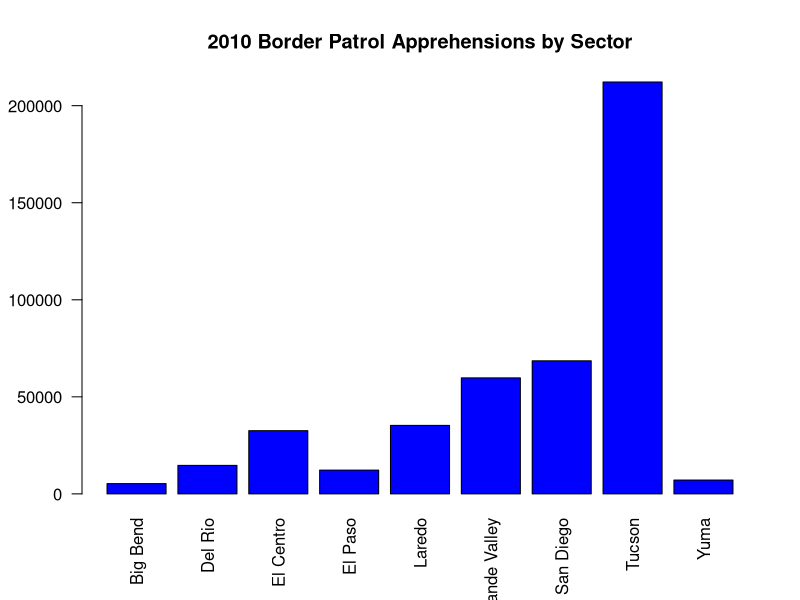
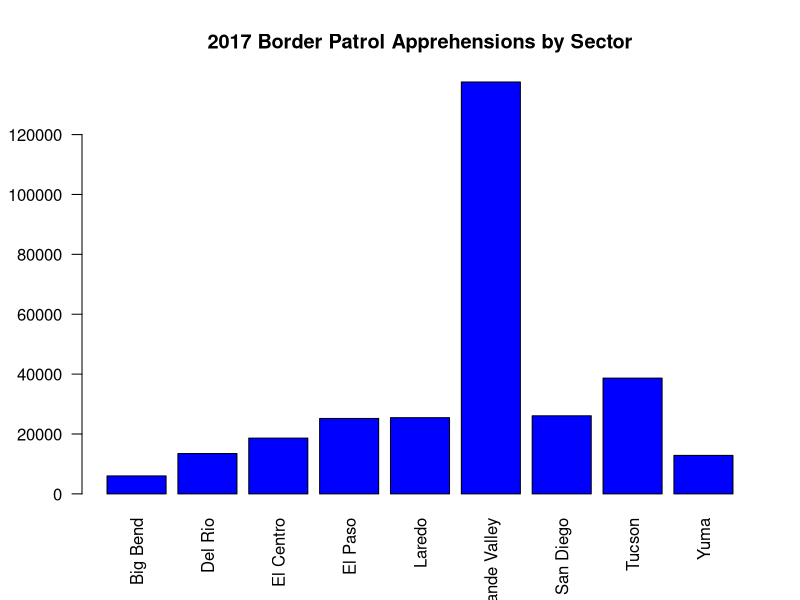
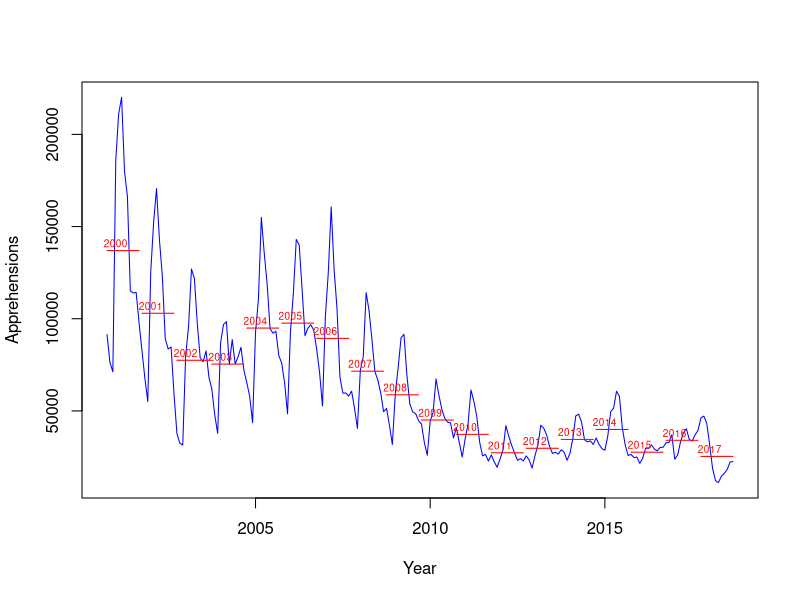

The R source for these figures, in order:
## ---- chunk 1
options(width=80)
## ---- chunk 2
data1 <- read.csv("BP apprehensions 2010.csv", header = TRUE, stringsAsFactors = FALSE)
rownames(data1) <- data1[,1]
x <- subset(data1, select= -c(Sector))
x <- rbind(x, colSums(x))
rownames(x) <- c(rownames(x)[-length(rownames(x))], "Total")
x <- cbind(x,rowSums(x))
colnames(x) <- c(colnames(x)[-length(colnames(x))], "Total")
## ---- chunk 3
barplot(x[1:9, 13], names.arg = rownames(x)[1:9], 
        las=2,
        axisnames=TRUE,
        main="2010 Border Patrol Apprehensions by Sector",
        border="black",
        col="blue")
## ---- chunk 4
data2 <- read.csv("PB Apprehensions 2017.csv", header = TRUE, stringsAsFactors = FALSE)
data2 = head(data2[1:13],-1)
rownames(data2) <- data2[,1]
y <- subset(data2, select= -c(Sector))
y <- rbind(y, colSums(y))
rownames(y) <- c(rownames(y)[-length(rownames(y))], "Total")
y <- cbind(y, rowSums(y))
colnames(y) <- c(colnames(y)[-length(colnames(y))], "Total")
## ---- chunk 5
barplot(y[1:9, 13], names.arg = rownames(y)[1:9], 
        las=2,
        axisnames=TRUE,
        main="2017 Border Patrol Apprehensions by Sector",
        border="black",
        col="blue")
## ---- chunk 6

PBSum <- read.csv("PB monthly summaries.csv")
ts.plot(ts(as.vector(rev(t(rev(PBSum[-1])))), start = c(2000,10), frequency=12),
  ts(as.vector(t(rev(rep(c(rowMeans(PBSum[18,-1])),each=12)))), start = c(2000,10), frequency=12),
  ts(as.vector(t(rev(rep(c(rowMeans(PBSum[17,-1])),each=12)))), start = c(2001,10), frequency=12),
  ts(as.vector(t(rev(rep(c(rowMeans(PBSum[16,-1])),each=12)))), start = c(2002,10), frequency=12),
  ts(as.vector(t(rev(rep(c(rowMeans(PBSum[15,-1])),each=12)))), start = c(2003,10), frequency=12),
  ts(as.vector(t(rev(rep(c(rowMeans(PBSum[14,-1])),each=12)))), start = c(2004,10), frequency=12),
  ts(as.vector(t(rev(rep(c(rowMeans(PBSum[13,-1])),each=12)))), start = c(2005,10), frequency=12),
  ts(as.vector(t(rev(rep(c(rowMeans(PBSum[12,-1])),each=12)))), start = c(2006,10), frequency=12),
  ts(as.vector(t(rev(rep(c(rowMeans(PBSum[11,-1])),each=12)))), start = c(2007,10), frequency=12),
  ts(as.vector(t(rev(rep(c(rowMeans(PBSum[10,-1])),each=12)))), start = c(2008,10), frequency=12),
  ts(as.vector(t(rev(rep(c(rowMeans(PBSum[9,-1])),each=12)))), start = c(2009,10), frequency=12),
  ts(as.vector(t(rev(rep(c(rowMeans(PBSum[8,-1])),each=12)))), start = c(2010,10), frequency=12),
  ts(as.vector(t(rev(rep(c(rowMeans(PBSum[7,-1])),each=12)))), start = c(2011,10), frequency=12),
  ts(as.vector(t(rev(rep(c(rowMeans(PBSum[6,-1])),each=12)))), start = c(2012,10), frequency=12),
  ts(as.vector(t(rev(rep(c(rowMeans(PBSum[5,-1])),each=12)))), start = c(2013,10), frequency=12),
  ts(as.vector(t(rev(rep(c(rowMeans(PBSum[4,-1])),each=12)))), start = c(2014,10), frequency=12),
  ts(as.vector(t(rev(rep(c(rowMeans(PBSum[3,-1])),each=12)))), start = c(2015,10), frequency=12),
  ts(as.vector(t(rev(rep(c(rowMeans(PBSum[2,-1])),each=12)))), start = c(2016,10), frequency=12),
  ts(as.vector(t(rev(rep(c(rowMeans(PBSum[1,-1])),each=12)))), start = c(2017,10), frequency=12),
                                
  gpars=list(xlab="Year", ylab="Apprehensions", lty=1, col=c('blue',rep(c('red'),times=18), ltw=2))
  );text(rev(PBSum[,1])+1,rev(c(rowMeans(PBSum[-1])))+4000,labels=paste(rev(PBSum[,1])),cex=0.6,col="red")

## ---- chunk 7
data1 <- read.csv("BP apprehensions 2010.csv", header = TRUE, stringsAsFactors = FALSE)
data2 <- read.csv("PB Apprehensions 2017.csv", header = TRUE, stringsAsFactors = FALSE)
data2 <- head(data2[1:13],-1)

x <- subset(data1, select= -c(Sector))
y <- subset(data2, select= -c(Sector))
## ---- chunk 8
t.test(data1$October, data2$October, paired=TRUE)
## ---- chunk 9
t.test(data1$November, data2$November, paired=TRUE)
## ---- chunk 10
t.test(data1$December, data2$December, paired=TRUE)
## ---- chunk 11
t.test(data1$January, data2$January, paired=TRUE)
## ---- chunk 12
t.test(data1$February, data2$February, paired=TRUE)
## ---- chunk 13
t.test(data1$March, data2$March, paired=TRUE)
## ---- chunk 14
t.test(data1$April, data2$April, paired=TRUE)
## ---- chunk 15
t.test(data1$May, data2$May, paired=TRUE)
## ---- chunk 16
t.test(data1$June, data2$June, paired=TRUE)
## ---- chunk 17
t.test(data1$July, data2$July, paired=TRUE)
## ---- chunk 18
t.test(data1$August, data2$August, paired=TRUE)
## ---- chunk 19
t.test(data1$September, data2$September, paired=TRUE)
## ---- chunk 20
total2010<- rowSums(x[1:12])
total2017 <- rowSums(y[1:12])
t.test(total2010, total2017, paired=TRUE)
